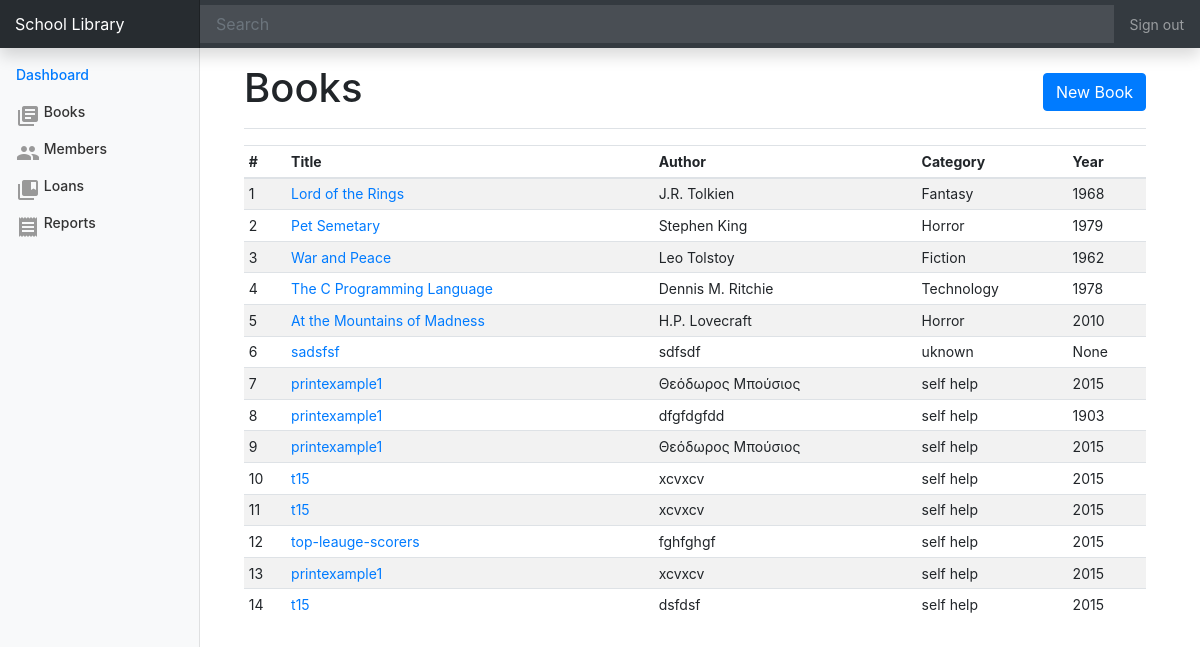
Before: /books with the older database file.
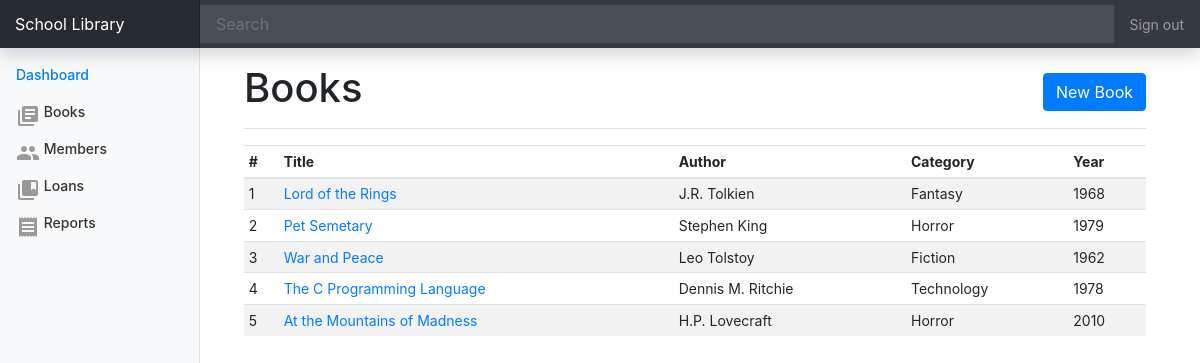
After: the same page with the newer database file.
### tables this page shows
CREATE TABLE books (
	id INTEGER primary key autoincrement,
	title TEXT not null,
	isbn TEXT UNIQUE,
	author TEXT not null,
	description TEXT,
	year_published INTEGER,
	copies INTEGER DEFAULT 1,
	category TEXT DEFAULT 'uknown',
	cover TEXT DEFAULT 'cover.png'
);

### app.py (the view)
@app.route('/books')
def books():
	db = get_db()
	query = "SELECT * FROM books"
	cur = db.execute(query)
	results = cur.fetchall()
	return render_template('books.html', books=results)

### database.py (called while the page is built)
def connect_db():
	sql = sqlite3.connect('data.db')
	sql.row_factory = sqlite3.Row
	return sql

def get_db():
	if not hasattr(g, 'sqlite_db'):
		g.sqlite_db = connect_db()
	return g.sqlite_db

### templates/books.html (shortened to what this page needs)
{% extends 'base.html' %}
{% block content %}
<main role="main" class="col-md-9 ml-sm-auto col-lg-10 px-4">
          <div class="d-flex justify-content-between flex-wrap flex-md-nowrap align-items-center pt-3 pb-2 mb-3 border-bottom">
            <h1>Books</h1>
            <div class="btn-toolbar mb-2 mb-md-0">
              <a class="btn btn-primary" href="{{url_for('book_add')}}">New Book</a>
            </div>
          </div>
          <div class="table-responsive">
            <table class="table table-striped table-sm">
              <thead>
                <tr>
                  <th>#</th>
                  <th>Title</th>
                  <th>Author</th>
                  <th>Category</th>
                  <th>Year</th>
                </tr>
              </thead>
              <tbody>
                {% for book in books %}
                <tr>
                  <td>{{book.id}}</td>
                  <td><a href="{{url_for('book_view', id=book.id) }}">{{book.title}}</a></td>
                  <td>{{book.author}}</td>
                  <td>{{book.category}}</td>
                  <td>{{book.year_published}}</td>
                </tr>
                {% endfor %}
              </tbody>
            </table>
          </div>
        </main>
{% endblock %}

### templates/base.html (shortened to what this page needs)
<!doctype html>
<html lang="en">
  <head>
    <link rel="stylesheet" href="https://stackpath.bootstrapcdn.com/bootstrap/4.4.1/css/bootstrap.min.css">
    <link href="{{ url_for('static', filename='custom.css') }}" rel="stylesheet">
  </head>
  <body>
    <nav class="navbar navbar-dark fixed-top bg-dark flex-md-nowrap p-0 shadow">
      <a class="navbar-brand col-sm-3 col-md-2 mr-0" href="{{ url_for('index') }}">School Library</a>
      <input class="form-control form-control-dark w-100" type="text" placeholder="Search" aria-label="Search">
      <ul class="navbar-nav px-3">
        <li class="nav-item text-nowrap">
          <a class="nav-link" href="#">Sign out</a>
        </li>
      </ul>
    </nav>
    <div class="container">
      <div class="row">
        <nav class="col-md-2 d-none d-md-block bg-light sidebar">
          <div class="sidebar-sticky">
            <ul class="nav flex-column">
              <li class="nav-item">
                <a class="nav-link active" href="{{ url_for('index') }}">
                  Dashboard <span class="sr-only">(current)</span>
                </a>
              </li>
              <li class="nav-item">
                <a class="nav-link" href="{{ url_for('books') }}">
                  <i class="material-icons feather">library_books</i>
                  Books
                </a>
              </li>
              <li class="nav-item">
                <a class="nav-link" href="{{ url_for('members') }}">
                  <i class="material-icons feather">people</i>
                  Members
                </a>
              </li>
              <li class="nav-item">
                <a class="nav-link" href="{{ url_for('loans') }}">
                  <i class="material-icons feather">collections_bookmark</i>
                  Loans
                </a>
              </li>
              <li class="nav-item">
                <a class="nav-link" href="{{ url_for('reports') }}">
                  <i class="material-icons feather">receipt</i>
                  Reports
                </a>
              </li>
            </ul>
          </div>
        </nav>
        {% block content %}{% endblock %}
      </div>
    </div>
  </body>
</html>

### static/custom.css (style rules this page uses)
body { font-size: .875rem; }
.feather { width: 16px; height: 16px; vertical-align: text-bottom; }
.sidebar { position: fixed; top: 0; bottom: 0; left: 0; z-index: 100; padding: 48px 0 0; box-shadow: inset -1px 0 0 rgba(0, 0, 0, .1); }
.sidebar-sticky { position: relative; top: 0; height: calc(100vh - 48px); padding-top: .5rem; overflow-x: hidden; overflow-y: auto; }
.sidebar .nav-link { font-weight: 500; color: #333; }
.sidebar .nav-link .feather { margin-right: 8px; color: #999; }
.sidebar .nav-link.active { color: #007bff; }
[role="main"] { padding-top: 133px; }
@media (min-width: 768px) { [role="main"] { padding-top: 48px; } }
.navbar-brand { padding-top: .75rem; padding-bottom: .75rem; font-size: 1rem; background-color: rgba(0, 0, 0, .25); box-shadow: inset -1px 0 0 rgba(0, 0, 0, .25); }
.navbar .form-control { padding: .75rem 1rem; border-width: 0; border-radius: 0; }
.form-control-dark { color: #fff; background-color: rgba(255, 255, 255, .1); border-color: rgba(255, 255, 255, .1); }

Changed rows visible on the page:
removed books: id "6", title "sadsfsf", author "sdfsdf", category "uknown", year_published "None"
removed books: id "7", title "printexample1", author "Θεόδωρος Μπούσιος", category "self help", year_published "2015"
removed books: id "8", title "printexample1", author "dfgfdgfdd", category "self help", year_published "1903"
removed books: id "9", title "printexample1", author "Θεόδωρος Μπούσιος", category "self help", year_published "2015"
removed books: id "10", title "t15", author "xcvxcv", category "self help", year_published "2015"
removed books: id "11", title "t15", author "xcvxcv", category "self help", year_published "2015"
removed books: id "12", title "top-leauge-scorers", author "fghfghgf", category "self help", year_published "2015"
removed books: id "13", title "printexample1", author "xcvxcv", category "self help", year_published "2015"
removed books: id "14", title "t15", author "dsfdsf", category "self help", year_published "2015"
